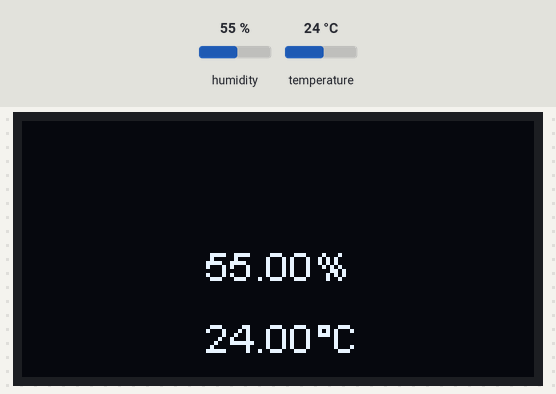
This sketch was run on a simulated ESP8266 (NodeMCU). On the bench: 128×64 one-colour display. The inputs (shaded band) are chosen by the test bench; at power-on: humidity 55 %, temperature 24 °C.

Above: at 2.8 s.
2.9 s: humidity set to 22 %
At 4.6 s:
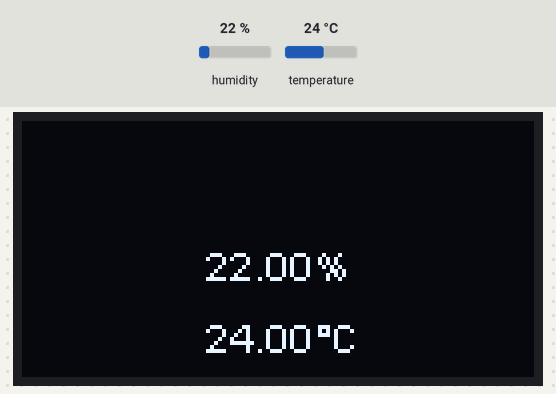
5.6 s: temperature set to 12 °C
At 7.1 s:
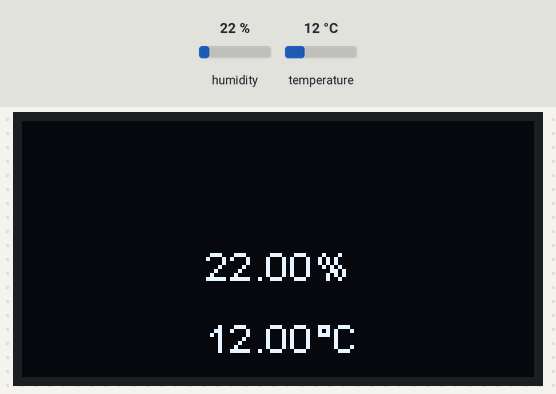
8.3 s: humidity set to 40 %
At 11.0 s:
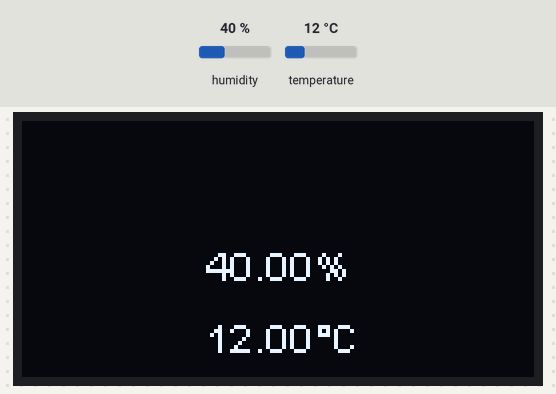
11.6 s: temperature set to 19 °C
Timing chart, 0 to 14.6 s (numbered marks = the images above; inputs shaded):
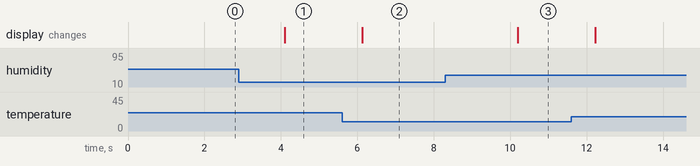

Measured:
- after the input at 2.9 s, the display: changes after 1.2 s (image 1)
- after the input at 5.6 s, the display: changes after 0.54 s (image 2)
- after the input at 8.3 s, the display: changes after 1.9 s (image 3)

The sketch:

app.ino
```cpp
#include <Wire.h>
#include "SSD1306.h"
#include "DHT.h"
#define DHTPIN D3     //define input pin for DHT Data
#define DHTTYPE DHT11 //Define DHT Sensor model

DHT dht(DHTPIN, DHTTYPE);    //define Instance for DHT.h Library
SSD1306 display(0x3c, 4, 5); //define Instance for  OLED1306 Library

float hum = 0.0f;
float temp = 0.0f;

void setup()
{
  display.init();
  display.flipScreenVertically();

  dht.begin();
}

void loop()
{
  display.clear();

  getDHT();  //read DHT 22 Sensor data
  drawDHT(); //show DHT sensor data on OLED

  display.display(); //Display all in OLED
}

void getDHT()
{
  float localTemp = dht.readTemperature();   // Read temperature as Celsius (the default)
  float localHum = dht.readHumidity();  // Read humidity

  if (isnan(localTemp) || isnan(localHum))
  {
    Serial.println(F("Failed to read from DHT sensor!"));
    return;
  } else {
    temp = localTemp;
    hum = localHum;
  }
}

void drawDHT()
{
  int x = 0;
  int y = 0;

  display.setFont(ArialMT_Plain_10);
  String humdht22 = String(hum);
  display.drawString(46 + x, 30 + y, humdht22 + "%");

  display.setFont(ArialMT_Plain_10);
  String tempdht22 = String(temp);
  display.drawString(46 + x, 48 + y, tempdht22 + "°C");
}
```
